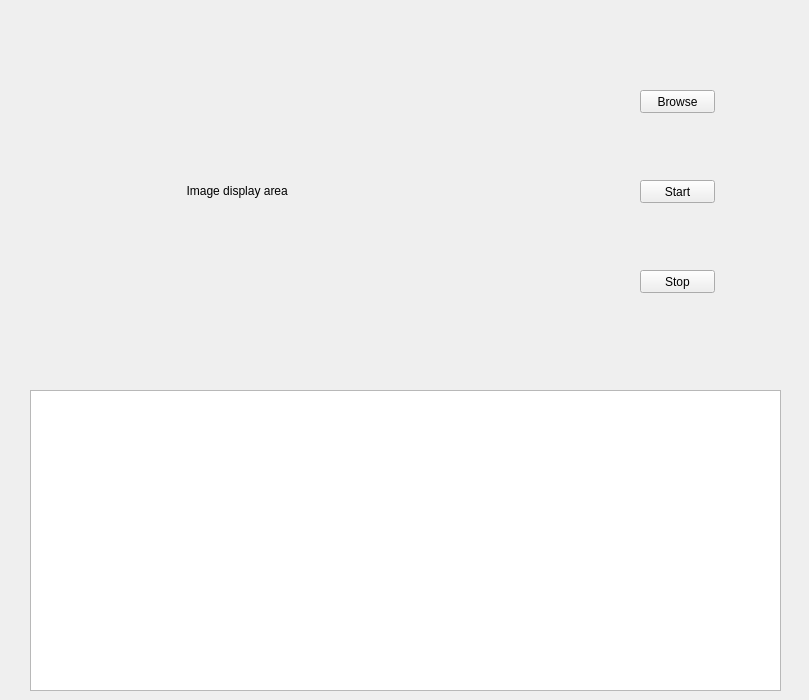
<?xml version="1.0" encoding="UTF-8"?>
<ui version="4.0">
 <class>WindowsForFunClass</class>
 <widget class="QWidget" name="WindowsForFunClass">
  <property name="geometry">
   <rect>
    <x>0</x>
    <y>0</y>
    <width>809</width>
    <height>700</height>
   </rect>
  </property>
  <property name="windowTitle">
   <string>OCR-Tesseract</string>
  </property>
  <widget class="QLabel" name="labelshow">
   <property name="geometry">
    <rect>
     <x>90</x>
     <y>20</y>
     <width>461</width>
     <height>341</height>
    </rect>
   </property>
   <property name="text">
    <string>                             Image display area</string>
   </property>
  </widget>
  <widget class="QPushButton" name="pushButton_stop">
   <property name="geometry">
    <rect>
     <x>640</x>
     <y>270</y>
     <width>75</width>
     <height>23</height>
    </rect>
   </property>
   <property name="text">
    <string>Stop</string>
   </property>
   <property name="icon">
    <iconset resource="WindowsForFun.qrc">
     <normaloff>:/WindowsForFun/Stop.ico</normaloff>:/WindowsForFun/Stop.ico</iconset>
   </property>
  </widget>
  <widget class="QPushButton" name="pushButton_browse">
   <property name="geometry">
    <rect>
     <x>640</x>
     <y>90</y>
     <width>75</width>
     <height>23</height>
    </rect>
   </property>
   <property name="text">
    <string>Browse</string>
   </property>
  </widget>
  <widget class="QPlainTextEdit" name="plainTextEdit">
   <property name="geometry">
    <rect>
     <x>30</x>
     <y>390</y>
     <width>751</width>
     <height>301</height>
    </rect>
   </property>
   <property name="font">
    <font>
     <family>Times New Roman</family>
     <pointsize>11</pointsize>
     <weight>50</weight>
     <bold>false</bold>
    </font>
   </property>
   <property name="cursor" stdset="0">
    <cursorShape>ArrowCursor</cursorShape>
   </property>
   <property name="plainText">
    <string/>
   </property>
  </widget>
  <widget class="QPushButton" name="pushButton_start">
   <property name="geometry">
    <rect>
     <x>640</x>
     <y>180</y>
     <width>75</width>
     <height>23</height>
    </rect>
   </property>
   <property name="text">
    <string>Start</string>
   </property>
   <property name="icon">
    <iconset resource="WindowsForFun.qrc">
     <normaloff>:/WindowsForFun/Start.ico</normaloff>:/WindowsForFun/Start.ico</iconset>
   </property>
  </widget>
 </widget>
 <layoutdefault spacing="6" margin="11"/>
 <resources>
  <include location="WindowsForFun.qrc"/>
 </resources>
 <connections/>
</ui>
